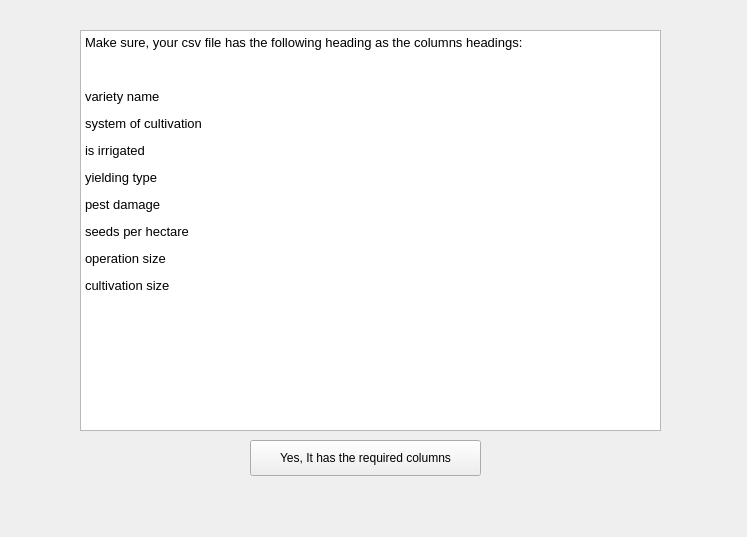
<?xml version="1.0" encoding="UTF-8"?>
<ui version="4.0">
 <class>Form</class>
 <widget class="QWidget" name="Form">
  <property name="geometry">
   <rect>
    <x>0</x>
    <y>0</y>
    <width>747</width>
    <height>537</height>
   </rect>
  </property>
  <property name="windowTitle">
   <string>Multi Input through .csv</string>
  </property>
  <widget class="KTextBrowser" name="ktextbrowser">
   <property name="geometry">
    <rect>
     <x>80</x>
     <y>30</y>
     <width>581</width>
     <height>401</height>
    </rect>
   </property>
   <property name="html">
    <string>&lt;!DOCTYPE HTML PUBLIC &quot;-//W3C//DTD HTML 4.0//EN&quot; &quot;http://www.w3.org/TR/REC-html40/strict.dtd&quot;&gt;
&lt;html&gt;&lt;head&gt;&lt;meta name=&quot;qrichtext&quot; content=&quot;1&quot; /&gt;&lt;style type=&quot;text/css&quot;&gt;
p, li { white-space: pre-wrap; }
&lt;/style&gt;&lt;/head&gt;&lt;body style=&quot; font-family:'Noto Sans'; font-size:10pt; font-weight:400; font-style:normal;&quot;&gt;
&lt;p style=&quot; margin-top:12px; margin-bottom:12px; margin-left:0px; margin-right:0px; -qt-block-indent:0; text-indent:0px; background-color:#ffffff;&quot;&gt;&lt;span style=&quot; font-family:'DejaVu Sans Mono'; color:#000000;&quot;&gt;Make sure, your csv file has the following heading as the columns headings:&lt;/span&gt;&lt;/p&gt;
&lt;p style=&quot;-qt-paragraph-type:empty; margin-top:12px; margin-bottom:12px; margin-left:0px; margin-right:0px; -qt-block-indent:0; text-indent:0px; font-family:'DejaVu Sans Mono'; color:#000000; background-color:#ffffff;&quot;&gt;&lt;br /&gt;&lt;/p&gt;
&lt;p style=&quot; margin-top:12px; margin-bottom:12px; margin-left:0px; margin-right:0px; -qt-block-indent:0; text-indent:0px; background-color:#ffffff;&quot;&gt;&lt;span style=&quot; font-family:'DejaVu Sans Mono'; color:#000000;&quot;&gt;variety name&lt;/span&gt;&lt;/p&gt;
&lt;p style=&quot; margin-top:12px; margin-bottom:12px; margin-left:0px; margin-right:0px; -qt-block-indent:0; text-indent:0px; background-color:#ffffff;&quot;&gt;&lt;span style=&quot; font-family:'DejaVu Sans Mono'; color:#000000;&quot;&gt;system of cultivation&lt;/span&gt;&lt;/p&gt;
&lt;p style=&quot; margin-top:12px; margin-bottom:12px; margin-left:0px; margin-right:0px; -qt-block-indent:0; text-indent:0px; background-color:#ffffff;&quot;&gt;&lt;span style=&quot; font-family:'DejaVu Sans Mono'; color:#000000;&quot;&gt;is irrigated&lt;/span&gt;&lt;/p&gt;
&lt;p style=&quot; margin-top:12px; margin-bottom:12px; margin-left:0px; margin-right:0px; -qt-block-indent:0; text-indent:0px; background-color:#ffffff;&quot;&gt;&lt;span style=&quot; font-family:'DejaVu Sans Mono'; color:#000000;&quot;&gt;yielding type&lt;/span&gt;&lt;/p&gt;
&lt;p style=&quot; margin-top:12px; margin-bottom:12px; margin-left:0px; margin-right:0px; -qt-block-indent:0; text-indent:0px; background-color:#ffffff;&quot;&gt;&lt;span style=&quot; font-family:'DejaVu Sans Mono'; color:#000000;&quot;&gt;pest damage&lt;/span&gt;&lt;/p&gt;
&lt;p style=&quot; margin-top:12px; margin-bottom:12px; margin-left:0px; margin-right:0px; -qt-block-indent:0; text-indent:0px; background-color:#ffffff;&quot;&gt;&lt;span style=&quot; font-family:'DejaVu Sans Mono'; color:#000000;&quot;&gt;seeds per hectare&lt;/span&gt;&lt;/p&gt;
&lt;p style=&quot; margin-top:12px; margin-bottom:12px; margin-left:0px; margin-right:0px; -qt-block-indent:0; text-indent:0px; background-color:#ffffff;&quot;&gt;&lt;span style=&quot; font-family:'DejaVu Sans Mono'; color:#000000;&quot;&gt;operation size&lt;/span&gt;&lt;/p&gt;
&lt;p style=&quot; margin-top:12px; margin-bottom:12px; margin-left:0px; margin-right:0px; -qt-block-indent:0; text-indent:0px; background-color:#ffffff;&quot;&gt;&lt;span style=&quot; font-family:'DejaVu Sans Mono'; color:#000000;&quot;&gt;cultivation size&lt;/span&gt;&lt;/p&gt;&lt;/body&gt;&lt;/html&gt;</string>
   </property>
  </widget>
  <widget class="KPushButton" name="kpushbutton">
   <property name="geometry">
    <rect>
     <x>250</x>
     <y>440</y>
     <width>231</width>
     <height>36</height>
    </rect>
   </property>
   <property name="text">
    <string>Yes, It has the required columns</string>
   </property>
  </widget>
 </widget>
 <customwidgets>
  <customwidget>
   <class>KTextBrowser</class>
   <extends>QTextBrowser</extends>
   <header>ktextbrowser.h</header>
  </customwidget>
  <customwidget>
   <class>KPushButton</class>
   <extends>QPushButton</extends>
   <header>kpushbutton.h</header>
  </customwidget>
 </customwidgets>
 <resources/>
 <connections/>
</ui>
